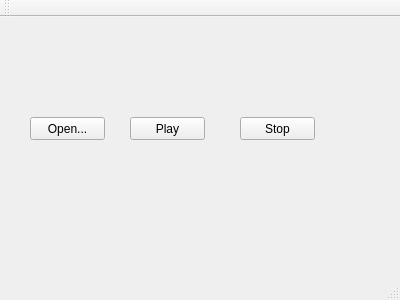
<?xml version="1.0" encoding="UTF-8"?>
<ui version="4.0">
 <class>MainWindow</class>
 <widget class="QMainWindow" name="MainWindow">
  <property name="geometry">
   <rect>
    <x>0</x>
    <y>0</y>
    <width>400</width>
    <height>300</height>
   </rect>
  </property>
  <property name="windowTitle">
   <string>MainWindow</string>
  </property>
  <widget class="QWidget" name="centralWidget">
   <widget class="QPushButton" name="openButton">
    <property name="geometry">
     <rect>
      <x>30</x>
      <y>100</y>
      <width>75</width>
      <height>23</height>
     </rect>
    </property>
    <property name="text">
     <string>Open...</string>
    </property>
   </widget>
   <widget class="QPushButton" name="playButton">
    <property name="geometry">
     <rect>
      <x>130</x>
      <y>100</y>
      <width>75</width>
      <height>23</height>
     </rect>
    </property>
    <property name="text">
     <string>Play</string>
    </property>
   </widget>
   <widget class="QPushButton" name="pushButton_3">
    <property name="geometry">
     <rect>
      <x>240</x>
      <y>100</y>
      <width>75</width>
      <height>23</height>
     </rect>
    </property>
    <property name="text">
     <string>Stop</string>
    </property>
   </widget>
  </widget>
  <widget class="QMenuBar" name="menuBar">
   <property name="geometry">
    <rect>
     <x>0</x>
     <y>0</y>
     <width>400</width>
     <height>21</height>
    </rect>
   </property>
  </widget>
  <widget class="QToolBar" name="mainToolBar">
   <attribute name="toolBarArea">
    <enum>TopToolBarArea</enum>
   </attribute>
   <attribute name="toolBarBreak">
    <bool>false</bool>
   </attribute>
  </widget>
  <widget class="QStatusBar" name="statusBar"/>
 </widget>
 <layoutdefault spacing="6" margin="11"/>
 <resources/>
 <connections/>
</ui>
